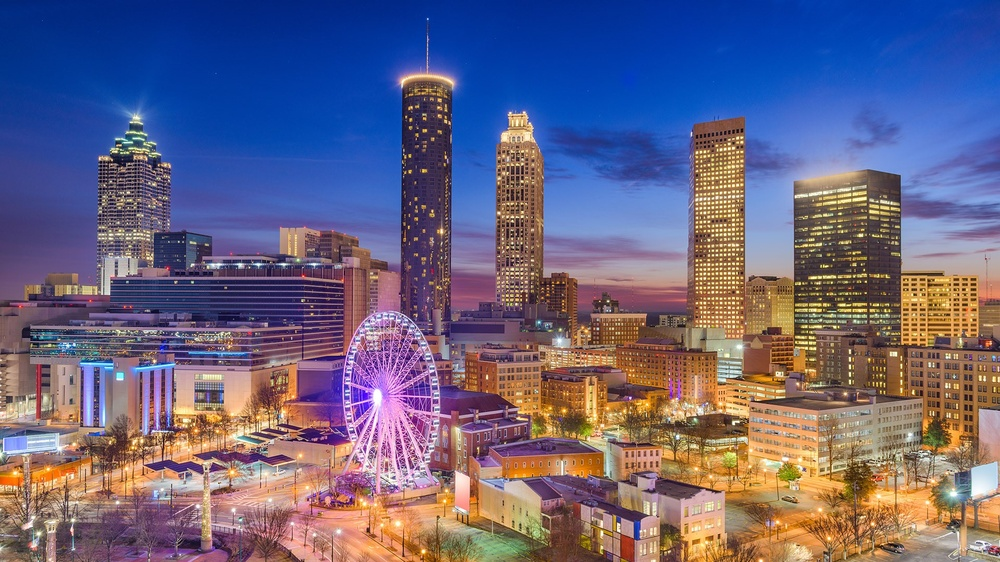
#> input picture Tests/city.jpg, 1000 x 562 px, shrunk from 1920 x 1080 before the run
$ python JESImage.py
#> lines starting #> are read from the running program, lines starting #| are printed output that depends on the picture
from __future__ import print_function
from __future__ import division

from PIL import Image
import easygui as eg
#import tkinter

black          = (  0,   0,   0)
cyan           = (  0, 255, 255)
magenta        = (255,   0, 255)
yellow         = (255, 255,   0)
red            = (255,   0,   0)
green          = (  0, 255,   0)
blue           = (  0,   0, 255)
white          = (255, 255, 255)

# ----------------------------------------------------------------------------
# File functions
# ----------------------------------------------------------------------------

def pickAFile():
#    return eg.fileopenbox(title="pickAFile()", default="*.jpg",
#                          filetypes=["*.jpg","*.png","Image files"])
    return eg.fileopenbox(title="Pick A File")

# ----------------------------------------------------------------------------
# Picture functions
# ----------------------------------------------------------------------------

def makeEmptyPicture( width, height, acolor = white ):
    return Image.new( "RGB", (width, height), acolor )

def makePicture(file):
    return Image.open(file)

def show( picture ):
    picture.show()

def explore(picture):
    return True

def makeColor(r, g, b):
    return (r, g, b)

def pickAColor():
    return white

if __name__ == "__main__":
    pic1 = makeEmptyPicture(100, 100)
#> pic1: PIL image 100x100 RGB; every value is 255
    show(pic1)

    c1 = makeColor(200, 0, 0)
    pic2 = makeEmptyPicture(100, 100, c1)
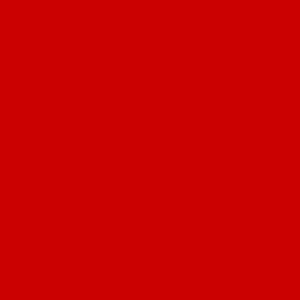
#> pic2: PIL image 100x100 RGB (shown 3 times larger); mean R, G, B 200, 0, 0
    explore(pic2)

    c2 = pickAColor()
    print(c2)

    file = pickAFile()
#> the answer given: ../Tests/city.jpg
    print(file)

    pic3 = makePicture(file)
#> in makePicture, returned value is the input picture: PIL image 1000x562 RGB; mean R, G, B 105.2, 99.8, 128.3
    show(pic3)
